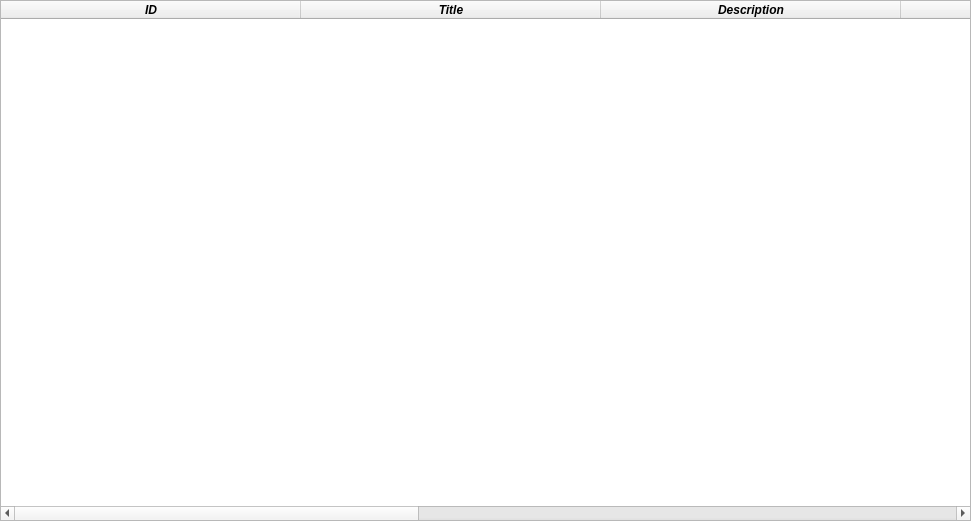
<?xml version="1.0" encoding="UTF-8"?>
<ui version="4.0">
 <class>CVETable</class>
 <widget class="QWidget" name="CVETable">
  <property name="geometry">
   <rect>
    <x>0</x>
    <y>0</y>
    <width>971</width>
    <height>521</height>
   </rect>
  </property>
  <property name="minimumSize">
   <size>
    <width>971</width>
    <height>521</height>
   </size>
  </property>
  <property name="maximumSize">
   <size>
    <width>971</width>
    <height>521</height>
   </size>
  </property>
  <property name="windowTitle">
   <string>CVE</string>
  </property>
  <widget class="QTableWidget" name="tableWidget">
   <property name="geometry">
    <rect>
     <x>0</x>
     <y>0</y>
     <width>971</width>
     <height>521</height>
    </rect>
   </property>
   <property name="font">
    <font>
     <weight>75</weight>
     <italic>true</italic>
     <bold>true</bold>
    </font>
   </property>
   <property name="editTriggers">
    <set>QAbstractItemView::NoEditTriggers</set>
   </property>
   <property name="showGrid">
    <bool>false</bool>
   </property>
   <attribute name="horizontalHeaderDefaultSectionSize">
    <number>300</number>
   </attribute>
   <column>
    <property name="text">
     <string>ID</string>
    </property>
   </column>
   <column>
    <property name="text">
     <string>Title</string>
    </property>
   </column>
   <column>
    <property name="text">
     <string>Description</string>
    </property>
   </column>
   <column>
    <property name="text">
     <string>Platform</string>
    </property>
   </column>
   <column>
    <property name="text">
     <string>Version</string>
    </property>
   </column>
   <column>
    <property name="text">
     <string>CVE_Author</string>
    </property>
   </column>
   <column>
    <property name="text">
     <string>Documentation</string>
    </property>
   </column>
  </widget>
 </widget>
 <resources/>
 <connections/>
</ui>
